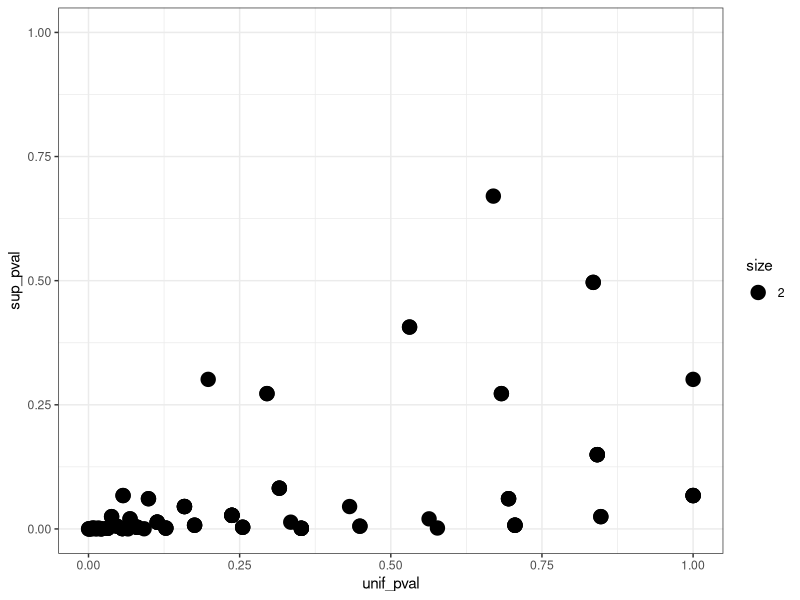
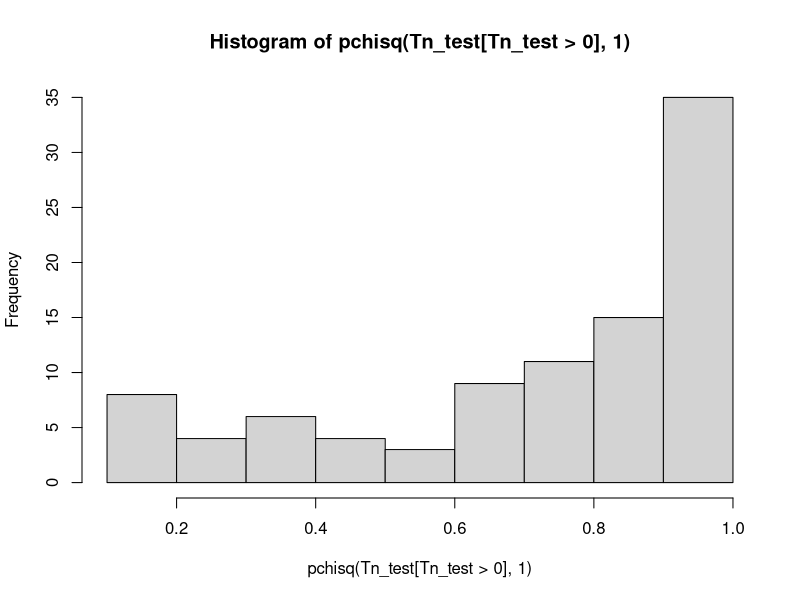

Here is the R script that generated these plots, in order:
# Multinomial supremacy test
Tn <- function(vote_vec){
  X_k = max(vote_vec)
  if (sum(vote_vec == X_k) > 1) {
    return(0)
  }
  max_ind <- match(X_k, vote_vec)
  M <- max(vote_vec[-max_ind])
  
  
  # fit liklihood ratio test from Nettleton
  log1 <- 0
  if (M > 0) {
    log1 <- M * log((2*M)/(M+X_k))
  }
  log2 <- X_k * log((2*X_k)/(M+X_k))
  res <- 2*(log1 + log2)
  print(paste("log1:", log1))
  print(paste("log2:", log2))
  print(paste("res:", res))
  return(res)
}

set.seed(12345)
tests <- rmultinom(100, 30, prob=c(0.1,0.3,0.5))
Tn_test = 1:dim(tests)[2]
unif_pval = 1:dim(tests)[2]
sup_pval = 1:dim(tests)[2]
for (i in 1:dim(tests)[2]) {
  Tn_test[i] = Tn(tests[,i])
  unif_pval[i] = 1-pchisq(Tn_test[i],1)
  sup_pval[i] = chisq.test(tests[,i], p=rep(1/length(tests[,i]), length(tests[,i])))$p.value
  print(tests[,i])
  print(dchisq(Tn_test[i],1))
  print(chisq.test(tests[,i], p=rep(1/length(tests[,i]), length(tests[,i])))$p.value)
}

library(ggplot2)
qplot(unif_pval,sup_pval, size=2, xlim=c(0,1), ylim=c(0,1)) + theme_bw()


hist(pchisq(Tn_test[Tn_test>0],1))

chisq.test(tests[,1], p=rep(1/length(tests[,1]), length(tests[,1])))
